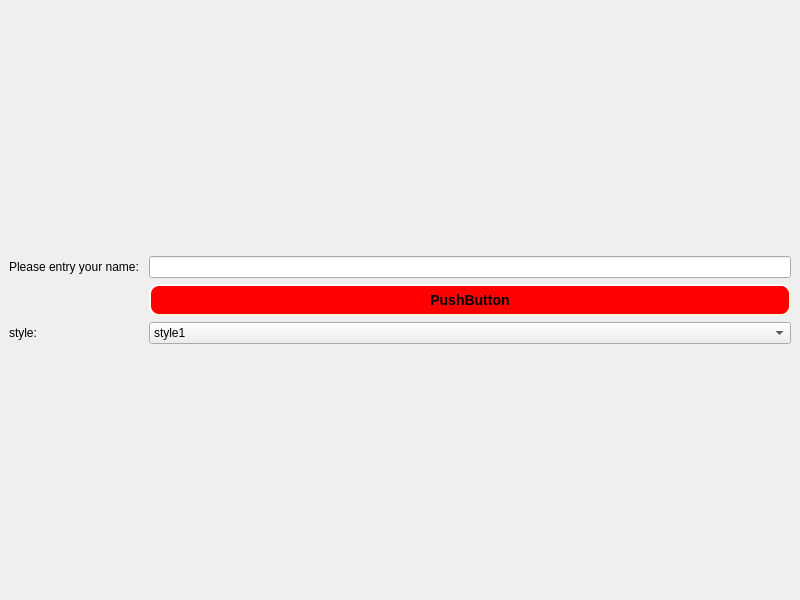
<?xml version="1.0" encoding="UTF-8"?>
<ui version="4.0">
 <class>MainWindow</class>
 <widget class="QMainWindow" name="MainWindow">
  <property name="geometry">
   <rect>
    <x>0</x>
    <y>0</y>
    <width>800</width>
    <height>600</height>
   </rect>
  </property>
  <property name="windowTitle">
   <string>MainWindow</string>
  </property>
  <property name="styleSheet">
   <string notr="true"/>
  </property>
  <widget class="QWidget" name="centralwidget">
   <layout class="QGridLayout" name="gridLayout_2">
    <item row="0" column="0">
     <layout class="QGridLayout" name="gridLayout">
      <item row="0" column="2">
       <widget class="QLineEdit" name="lineEdit">
        <property name="sizePolicy">
         <sizepolicy hsizetype="Expanding" vsizetype="Fixed">
          <horstretch>0</horstretch>
          <verstretch>4</verstretch>
         </sizepolicy>
        </property>
        <property name="styleSheet">
         <string notr="true"/>
        </property>
       </widget>
      </item>
      <item row="2" column="2">
       <widget class="QComboBox" name="styleSelectComboBox">
        <property name="sizePolicy">
         <sizepolicy hsizetype="Preferred" vsizetype="Fixed">
          <horstretch>0</horstretch>
          <verstretch>1</verstretch>
         </sizepolicy>
        </property>
        <item>
         <property name="text">
          <string>style1</string>
         </property>
        </item>
        <item>
         <property name="text">
          <string>style2</string>
         </property>
        </item>
        <item>
         <property name="text">
          <string>style3</string>
         </property>
        </item>
       </widget>
      </item>
      <item row="2" column="0">
       <widget class="QLabel" name="styleLabel">
        <property name="sizePolicy">
         <sizepolicy hsizetype="Preferred" vsizetype="Preferred">
          <horstretch>0</horstretch>
          <verstretch>1</verstretch>
         </sizepolicy>
        </property>
        <property name="text">
         <string>style:</string>
        </property>
       </widget>
      </item>
      <item row="0" column="0">
       <widget class="QLabel" name="hintLabel">
        <property name="sizePolicy">
         <sizepolicy hsizetype="Preferred" vsizetype="Preferred">
          <horstretch>0</horstretch>
          <verstretch>4</verstretch>
         </sizepolicy>
        </property>
        <property name="text">
         <string>Please entry your name: </string>
        </property>
       </widget>
      </item>
      <item row="1" column="2">
       <widget class="QPushButton" name="evilButton">
        <property name="styleSheet">
         <string notr="true">QPushButton#evilButton { 
	background-color: red;
	border-style: outset;
    border-width: 2px;
     border-color: beige;
      border-radius: 10px;
      border-color: beige;
      font: bold 14px;
      min-width: 10em;
      padding: 6px;
 }
 QPushButton#evilButton:pressed {
      background-color: rgb(224, 0, 0);
      border-style: inset;
  }</string>
        </property>
        <property name="text">
         <string>PushButton</string>
        </property>
       </widget>
      </item>
     </layout>
    </item>
   </layout>
  </widget>
 </widget>
 <resources/>
 <connections>
  <connection>
   <sender>styleSelectComboBox</sender>
   <signal>currentIndexChanged(int)</signal>
   <receiver>MainWindow</receiver>
   <slot>onStyleChanged(int)</slot>
   <hints>
    <hint type="sourcelabel">
     <x>393</x>
     <y>394</y>
    </hint>
    <hint type="destinationlabel">
     <x>417</x>
     <y>16</y>
    </hint>
   </hints>
  </connection>
 </connections>
 <slots>
  <slot>onStyleChanged(int)</slot>
 </slots>
</ui>
